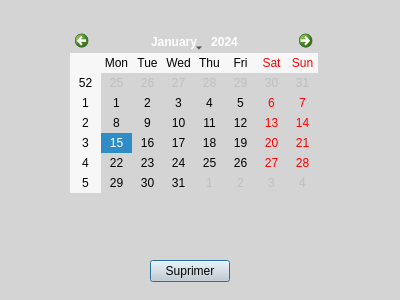
<?xml version="1.0" encoding="UTF-8"?>
<ui version="4.0">
 <class>supSeance</class>
 <widget class="QDialog" name="supSeance">
  <property name="geometry">
   <rect>
    <x>0</x>
    <y>0</y>
    <width>400</width>
    <height>300</height>
   </rect>
  </property>
  <property name="windowTitle">
   <string>Dialog</string>
  </property>
  <property name="styleSheet">
   <string notr="true">background-color: rgb(212, 212, 212);</string>
  </property>
  <widget class="QPushButton" name="pushButton">
   <property name="geometry">
    <rect>
     <x>150</x>
     <y>260</y>
     <width>80</width>
     <height>22</height>
    </rect>
   </property>
   <property name="text">
    <string>Suprimer</string>
   </property>
  </widget>
  <widget class="QCalendarWidget" name="calendarWidget">
   <property name="geometry">
    <rect>
     <x>70</x>
     <y>30</y>
     <width>248</width>
     <height>163</height>
    </rect>
   </property>
  </widget>
 </widget>
 <resources/>
 <connections/>
</ui>
